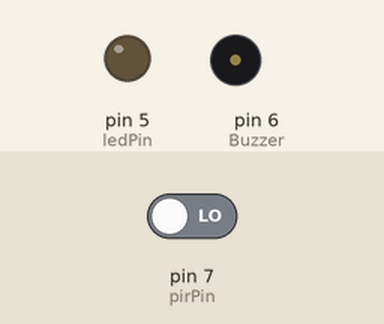
This sketch was run on a simulated Arduino Uno, built with avr-gcc and run on an emulated ATmega328P. Shown: output pins drawn as LEDs (lit = HIGH), buzzer (waves = sounding). The inputs (shaded band) are chosen by the test bench; at power-on: pin 7 (pirPin) LOW. What the sketch prints to the serial monitor is not drawn.

Above: at 11.2 s.
11.3 s: pin 7 (pirPin) driven HIGH
At 12.3 s:
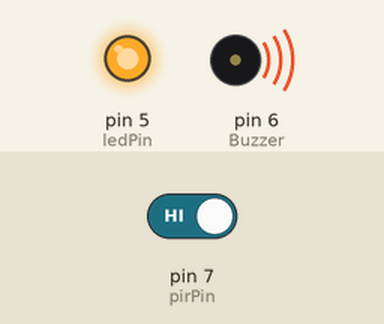
12.8 s: pin 7 (pirPin) driven LOW
At 13.4 s:
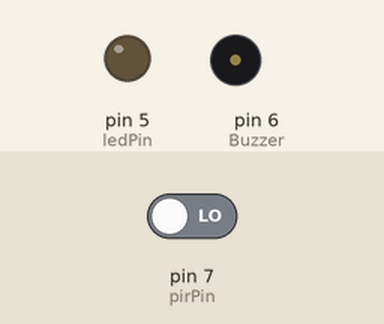
Timing chart, 0 to 15.8 s (numbered marks = the images above; inputs shaded):
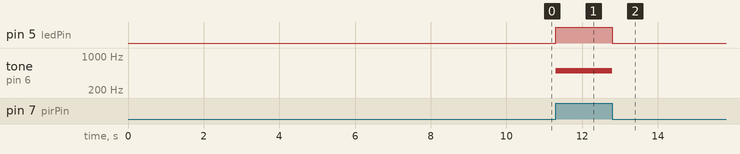

The sketch:

sketch_oct28a.ino
```cpp
int calibrationTime = 10;

//the time when the sensor outputs a low impulse
long unsigned int lowIn;

//the amount of milliseconds the sensor has to be low
//before we assume all motion has stopped
long unsigned int pause = 5000;

boolean lockLow = true;
boolean takeLowTime;

int pirPin = 7;    //the digital pin connected to the PIR sensor's output
int ledPin = 5;    //the digital pin connected to the LED output
int Buzzer = 6;    //the digital pin connected to the BUZZER output

/////////////////////////////
//SETUP
void setup(){
  Serial.begin(9600);
  pinMode(pirPin, INPUT);
  pinMode(ledPin, OUTPUT);
  pinMode(Buzzer, OUTPUT);
  digitalWrite(pirPin, LOW);

  //give the sensor some time to calibrate
  Serial.print("calibrating sensor ");
    for(int i = 0; i < calibrationTime; i++){
      Serial.print(".");
      delay(1000);
      }
    Serial.println(" done");
    Serial.println("SENSOR ACTIVE");
    delay(50);
  }

////////////////////////////
//LOOP
void loop(){

     if(digitalRead(pirPin) == HIGH){
       digitalWrite(ledPin, HIGH);   //the led visualizes the sensors output pin state
       tone(Buzzer,500);
       if(lockLow){
         //makes sure we wait for a transition to LOW before any further output is made:
         lockLow = false;
         Serial.println("---");
         Serial.print("motion detected at ");
         Serial.print(millis()/1000);
         Serial.println(" sec");
         delay(50);
         }
         takeLowTime = true;
       }

     if(digitalRead(pirPin) == LOW){
       digitalWrite(ledPin, LOW);  //the led visualizes the sensors output pin state
       noTone(Buzzer);
       if(takeLowTime){
        lowIn = millis();          //save the time of the transition from high to LOW
        takeLowTime = false;       //make sure this is only done at the start of a LOW phase
        }
       //if the sensor is low for more than the given pause,
       //we assume that no more motion is going to happen
       if(!lockLow && millis() - lowIn > pause){
           //makes sure this block of code is only executed again after
           //a new motion sequence has been detected
           lockLow = true;
           Serial.print("motion ended at ");      //output
           Serial.print((millis() - pause)/1000);
           Serial.println(" sec");
           delay(50);
           }
       }
  }
```

Measured:
- after the input at 11.3 s, pin 5 (ledPin): LOW → HIGH at once; tone on pin 6 (Buzzer): silent → 500 Hz at once
- after the input at 12.8 s, pin 5 (ledPin): HIGH → LOW at once; tone on pin 6 (Buzzer): 500 Hz → silent at once
